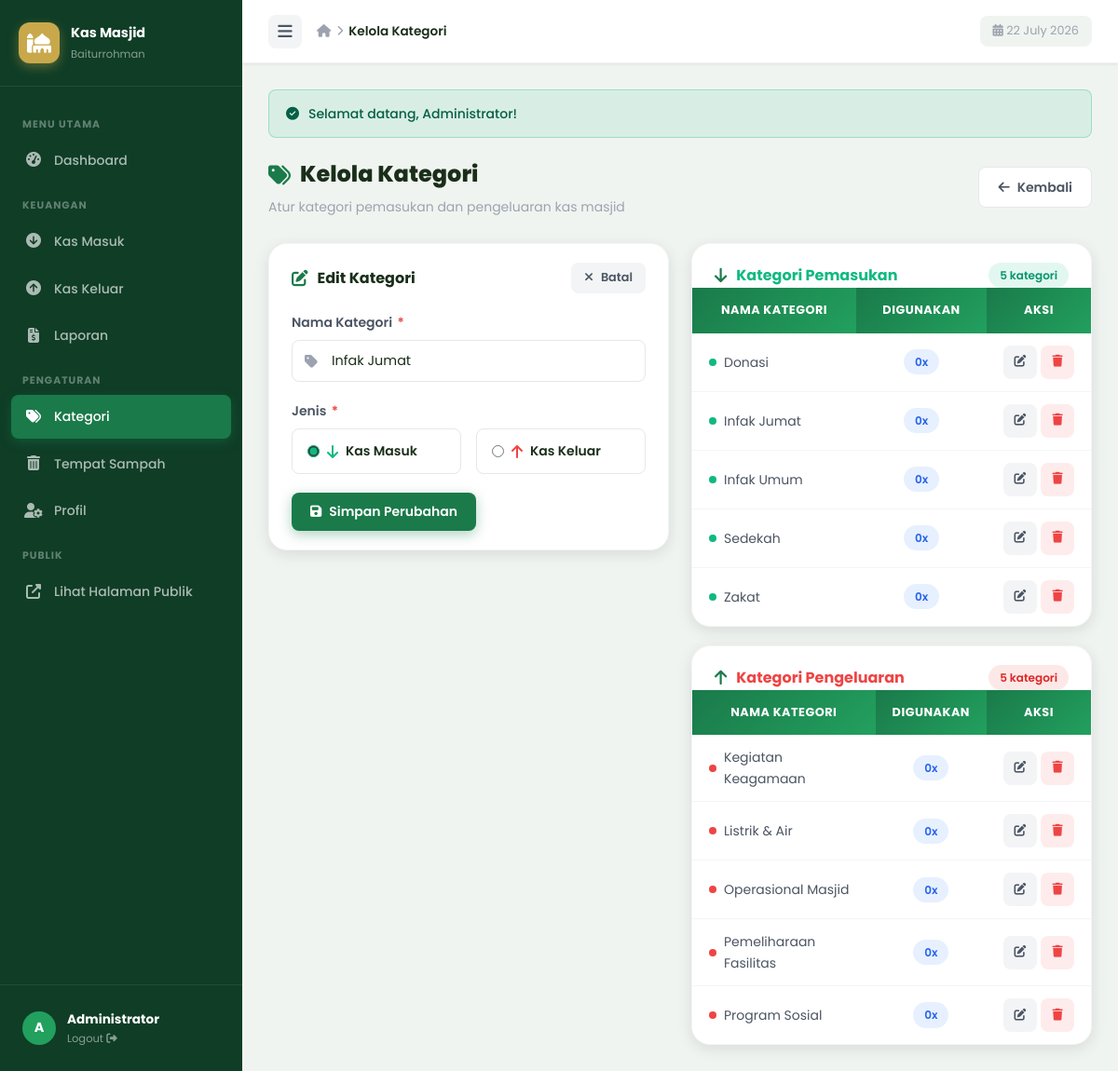
Screenshot of /admin/kategori.php?edit=1 (signed in) with the database file from the repository.
### tables this page shows
CREATE TABLE IF NOT EXISTS `kategori` (
  `id` INT(11) NOT NULL AUTO_INCREMENT,
  `nama_kategori` VARCHAR(100) NOT NULL,
  `jenis` ENUM('masuk','keluar') NOT NULL,
  `created_at` TIMESTAMP DEFAULT CURRENT_TIMESTAMP,
  PRIMARY KEY (`id`)
);

### includes/config.php (called while the page is built, shortened)
<?php
function getAlert() {
    if (isset($_SESSION['alert'])) {
        $a = $_SESSION['alert'];
        return $a;
    }
    return null;
}
?>

### admin/kategori.php (the view, shortened to what this page needs)
<?php
require_once '../includes/config.php';
$edit_data = null;
if (isset($_GET['edit'])) {
    $id = (int)$_GET['edit'];
    $edit_data = $conn->query("SELECT * FROM kategori WHERE id=$id")->fetch_assoc();
}
$list_masuk  = $conn->query("SELECT k.*, COUNT(t.id) as jml FROM kategori k LEFT JOIN transaksi t ON t.kategori_id=k.id WHERE k.jenis='masuk'  GROUP BY k.id ORDER BY k.nama_kategori");
$list_keluar = $conn->query("SELECT k.*, COUNT(t.id) as jml FROM kategori k LEFT JOIN transaksi t ON t.kategori_id=k.id WHERE k.jenis='keluar' GROUP BY k.id ORDER BY k.nama_kategori");
$alert = getAlert();
?>
<!DOCTYPE html>
<html lang="id">
<head>
<link rel="stylesheet" href="<?= APP_URL ?>/assets/css/style.css">
<link rel="stylesheet" href="https://cdnjs.cloudflare.com/ajax/libs/font-awesome/6.5.0/css/all.min.css">
</head>
<body>
<div class="admin-wrapper">
<?php include '../includes/partials/sidebar-admin.php'; ?>
<div class="admin-main">
  <div class="topbar">
    <div class="topbar-left">
      <div class="topbar-toggle" id="sidebarToggle"><i class="fas fa-bars"></i></div>
      <div class="breadcrumb">
        <span class="bc-item"><i class="fas fa-home"></i></span>
        <span class="bc-sep"><i class="fas fa-chevron-right"></i></span>
        <span class="bc-item active">Kelola Kategori</span>
      </div>
    </div>
    <div class="topbar-right">
      <div class="topbar-date"><i class="fas fa-calendar-alt"></i> <?= date('d F Y') ?></div>
    </div>
  </div>
  <div class="admin-content">
    <?php if ($alert): ?>
    <div class="alert alert-<?= $alert['type'] ?>">
      <i class="fas fa-<?= $alert['type']=='success'?'check-circle':'exclamation-circle' ?>"></i>
      <?= htmlspecialchars($alert['message']) ?>
    </div>
    <?php endif; ?>
    <div class="page-header" style="display:flex; align-items:center; justify-content:space-between; flex-wrap:wrap; gap:12px;">
  <div>
    <h1 class="page-title"><i class="fas fa-tags"></i> Kelola Kategori</h1>
    <p class="page-subtitle">Atur kategori pemasukan dan pengeluaran kas masjid</p>
  </div>
  <a href="javascript:history.back()" class="btn btn-ghost" style="border: 1.5px solid var(--border); background: var(--bg-card);">
    <i class="fas fa-arrow-left"></i> Kembali
  </a>
</div>
    <div class="grid-2" style="align-items:start">
      <div class="card animate-fadeIn">
        <div class="card-header">
          <div class="card-title">
            <i class="fas fa-<?= $edit_data ? 'edit' : 'plus-circle' ?>"></i>
            <?= $edit_data ? 'Edit Kategori' : 'Tambah Kategori Baru' ?>
          </div>
          <?php if ($edit_data): ?>
          <a href="kategori.php" class="btn btn-ghost btn-sm"><i class="fas fa-times"></i> Batal</a>
          <?php endif; ?>
        </div>
        <div class="card-body">
          <form method="POST">
            <div class="form-group">
              <label class="form-label">Nama Kategori <span class="required">*</span></label>
              <div class="input-group">
                <input type="text" name="nama_kategori" class="form-control"
                       placeholder="Contoh: Infak Jumat"
                       value="<?= htmlspecialchars($edit_data['nama_kategori'] ?? '') ?>" required>
              </div>
            </div>
            <div class="form-group">
              <label class="form-label">Jenis <span class="required">*</span></label>
              <div style="display:flex;gap:16px;margin-top:4px">
                <label style="display:flex;align-items:center;gap:8px;cursor:pointer;padding:12px 16px;border:1.5px solid var(--border);border-radius:var(--radius-sm);flex:1;transition:var(--transition-fast)" id="lblMasuk">
                  <input type="radio" name="jenis" value="masuk" <?= ($edit_data['jenis']??'masuk')=='masuk'?'checked':'' ?> style="accent-color:var(--success)">
                  <i class="fas fa-arrow-down" style="color:var(--success)"></i>
                  <span style="font-weight:600;font-size:.875rem">Kas Masuk</span>
                </label>
                <label style="display:flex;align-items:center;gap:8px;cursor:pointer;padding:12px 16px;border:1.5px solid var(--border);border-radius:var(--radius-sm);flex:1;transition:var(--transition-fast)" id="lblKeluar">
                  <input type="radio" name="jenis" value="keluar" <?= ($edit_data['jenis']??'')=='keluar'?'checked':'' ?> style="accent-color:var(--danger)">
                  <i class="fas fa-arrow-up" style="color:var(--danger)"></i>
                  <span style="font-weight:600;font-size:.875rem">Kas Keluar</span>
                </label>
              </div>
            </div>
            <div style="display:flex;gap:10px;margin-top:4px">
              <button type="submit" class="btn btn-primary">
                <i class="fas fa-save"></i> <?= $edit_data ? 'Simpan Perubahan' : 'Tambah Kategori' ?>
              </button>
            </div>
          </form>
        </div>
      </div>
      <div style="display:flex;flex-direction:column;gap:20px">
        <div class="card animate-fadeIn delay-1">
          <div class="card-header">
            <div class="card-title" style="color:var(--success)"><i class="fas fa-arrow-down"></i> Kategori Pemasukan</div>
            <span class="badge badge-success"><?= $list_masuk->num_rows ?> kategori</span>
          </div>
          <div class="card-body" style="padding:0">
            <table class="table">
              <thead>
                <tr><th>Nama Kategori</th><th class="text-center">Digunakan</th><th style="width:80px">Aksi</th></tr>
              </thead>
              <tbody>
                <?php if ($list_masuk->num_rows): while ($k = $list_masuk->fetch_assoc()): ?>
                <tr>
                  <td>
                    <div style="display:flex;align-items:center;gap:8px">
                      <span style="width:8px;height:8px;border-radius:50%;background:var(--success);flex-shrink:0"></span>
                      <?= htmlspecialchars($k['nama_kategori']) ?>
                    </div>
                  </td>
                  <td class="text-center"><span class="badge badge-info"><?= $k['jml'] ?>x</span></td>
                  <td>
                    <div style="display:flex;gap:4px">
                      <a href="?edit=<?= $k['id'] ?>" class="btn btn-ghost btn-icon btn-sm" data-tooltip="Edit"><i class="fas fa-edit"></i></a>
                      <?php if ($k['jml'] == 0): ?>
                      <button onclick="confirmDelete(<?= $k['id'] ?>,'<?= htmlspecialchars(addslashes($k['nama_kategori'])) ?>')"
                              class="btn btn-icon btn-sm" style="background:rgba(239,68,68,.1);color:var(--danger)" data-tooltip="Hapus">
                        <i class="fas fa-trash"></i>
                      </button>
                      <?php else: ?>
                      <span class="btn btn-icon btn-sm" style="opacity:.3;cursor:not-allowed" data-tooltip="Tidak dapat dihapus">
                        <i class="fas fa-lock"></i>
                      </span>
                      <?php endif; ?>
                    </div>
                  </td>
                </tr>
                <?php endwhile; else: ?>
                <tr><td colspan="3"><div class="empty-state" style="padding:24px"><div class="es-icon"><i class="fas fa-tags"></i></div><h3>Belum ada kategori</h3></div></td></tr>
                <?php endif; ?>
              </tbody>
            </table>
          </div>
        </div>
        <div class="card animate-fadeIn delay-2">
          <div class="card-header">
            <div class="card-title" style="color:var(--danger)"><i class="fas fa-arrow-up"></i> Kategori Pengeluaran</div>
            <span class="badge badge-danger"><?= $list_keluar->num_rows ?> kategori</span>
          </div>
          <div class="card-body" style="padding:0">
            <table class="table">
              <thead>
                <tr><th>Nama Kategori</th><th class="text-center">Digunakan</th><th style="width:80px">Aksi</th></tr>
              </thead>
              <tbody>
                <?php if ($list_keluar->num_rows): while ($k = $list_keluar->fetch_assoc()): ?>
                <tr>
                  <td>
                    <div style="display:flex;align-items:center;gap:8px">
                      <span style="width:8px;height:8px;border-radius:50%;background:var(--danger);flex-shrink:0"></span>
                      <?= htmlspecialchars($k['nama_kategori']) ?>
                    </div>
                  </td>
                  <td class="text-center"><span class="badge badge-info"><?= $k['jml'] ?>x</span></td>
                  <td>
                    <div style="display:flex;gap:4px">
                      <a href="?edit=<?= $k['id'] ?>" class="btn btn-ghost btn-icon btn-sm" data-tooltip="Edit"><i class="fas fa-edit"></i></a>
                      <?php if ($k['jml'] == 0): ?>
                      <button onclick="confirmDelete(<?= $k['id'] ?>,'<?= htmlspecialchars(addslashes($k['nama_kategori'])) ?>')"
                              class="btn btn-icon btn-sm" style="background:rgba(239,68,68,.1);color:var(--danger)" data-tooltip="Hapus">
                        <i class="fas fa-trash"></i>
                      </button>
                      <?php else: ?>
                      <span class="btn btn-icon btn-sm" style="opacity:.3;cursor:not-allowed" data-tooltip="Tidak dapat dihapus"><i class="fas fa-lock"></i></span>
                      <?php endif; ?>
                    </div>
                  </td>
                </tr>
                <?php endwhile; else: ?>
                <tr><td colspan="3"><div class="empty-state" style="padding:24px"><div class="es-icon"><i class="fas fa-tags"></i></div><h3>Belum ada kategori</h3></div></td></tr>
                <?php endif; ?>
              </tbody>
            </table>
          </div>
        </div>
      </div>
    </div>
  </div>
</div>
</div>
</body>
</html>

### rows the page displays
kategori: nama_kategori "Infak Jumat", jenis "☑ Kas Masuk", jenis "☐ Kas Keluar", jml "0"
kategori: nama_kategori "Donasi", jml "0"
kategori: nama_kategori "Infak Umum", jml "0", id "5"
kategori: nama_kategori "Sedekah", jml "0"
kategori: nama_kategori "Zakat", jml "0"
kategori: nama_kategori "Kegiatan Keagamaan", jml "0"
kategori: nama_kategori "Listrik & Air", jml "0"
kategori: nama_kategori "Operasional Masjid", jml "0"
kategori: nama_kategori "Pemeliharaan Fasilitas", jml "0"
kategori: nama_kategori "Program Sosial", jml "0"

### other values shown
$admin_init "A"
$admin_name "Administrator"
$alert['message'] "Selamat datang, Administrator!"
$list_masuk->num_rows "5"
